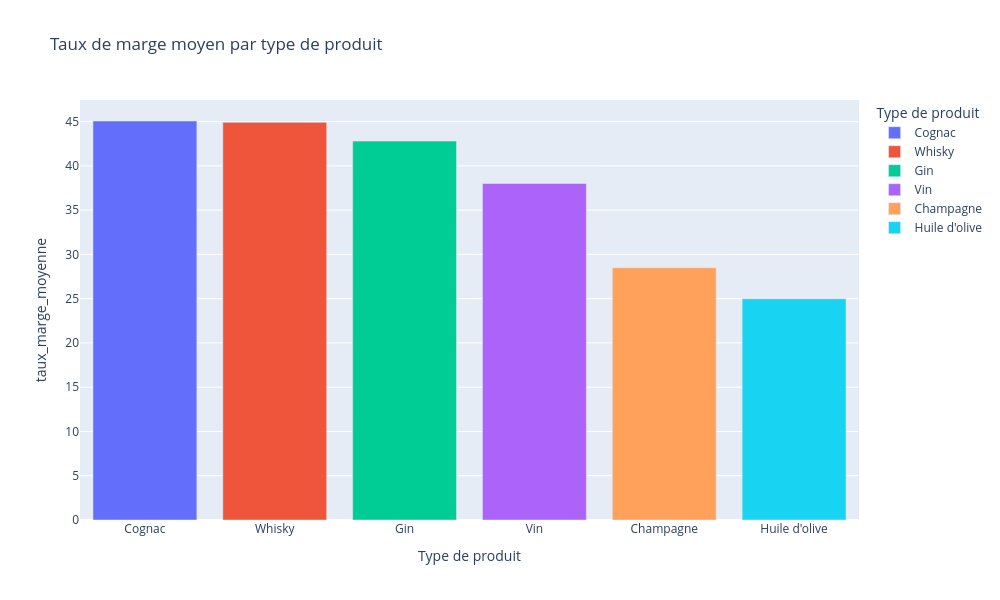

Write notebook code for a chart like this one.
### Code cell
#Affichage dans un graphique du taux de marge par type de produit

fig = px.bar(df_marge_par_type, 
             x='product_type', 
             y='taux_marge_moyenne', 
             color='product_type',
             hover_data=["product_type"],
             width=1000,
             height=500,
             title="Taux de marge moyen par type de produit",
             labels={'marge_moyenne': 'Marge_moyenne', 'product_type': 'Type de produit'})

fig.update_layout(yaxis={'categoryorder':'total ascending'}, 
                 height=600)

fig.show()

### Figure 1 — Plotly figure (JSON) as saved in the notebook; plotly's stock layout.template omitted (floating-point values rounded to 4 significant figures)
{"data": [{"hovertemplate": "Type de produit=%{x}<br>taux_marge_moyenne=%{y}<extra></extra>", "legendgroup": "Cognac", "marker": {"color": "#636efa", "pattern": {"shape": ""}}, "name": "Cognac", "orientation": "v", "showlegend": true, "textposition": "auto", "type": "bar", "x": ["Cognac"], "xaxis": "x", "y": [45.07], "yaxis": "y"}, {"hovertemplate": "Type de produit=%{x}<br>taux_marge_moyenne=%{y}<extra></extra>", "legendgroup": "Whisky", "marker": {"color": "#EF553B", "pattern": {"shape": ""}}, "name": "Whisky", "orientation": "v", "showlegend": true, "textposition": "auto", "type": "bar", "x": ["Whisky"], "xaxis": "x", "y": [44.92], "yaxis": "y"}, {"hovertemplate": "Type de produit=%{x}<br>taux_marge_moyenne=%{y}<extra></extra>", "legendgroup": "Gin", "marker": {"color": "#00cc96", "pattern": {"shape": ""}}, "name": "Gin", "orientation": "v", "showlegend": true, "textposition": "auto", "type": "bar", "x": ["Gin"], "xaxis": "x", "y": [42.8], "yaxis": "y"}, {"hovertemplate": "Type de produit=%{x}<br>taux_marge_moyenne=%{y}<extra></extra>", "legendgroup": "Vin", "marker": {"color": "#ab63fa", "pattern": {"shape": ""}}, "name": "Vin", "orientation": "v", "showlegend": true, "textposition": "auto", "type": "bar", "x": ["Vin"], "xaxis": "x", "y": [38.01], "yaxis": "y"}, {"hovertemplate": "Type de produit=%{x}<br>taux_marge_moyenne=%{y}<extra></extra>", "legendgroup": "Champagne", "marker": {"color": "#FFA15A", "pattern": {"shape": ""}}, "name": "Champagne", "orientation": "v", "showlegend": true, "textposition": "auto", "type": "bar", "x": ["Champagne"], "xaxis": "x", "y": [28.49], "yaxis": "y"}, {"hovertemplate": "Type de produit=%{x}<br>taux_marge_moyenne=%{y}<extra></extra>", "legendgroup": "Huile d'olive", "marker": {"color": "#19d3f3", "pattern": {"shape": ""}}, "name": "Huile d'olive", "orientation": "v", "showlegend": true, "textposition": "auto", "type": "bar", "x": ["Huile d'olive"], "xaxis": "x", "y": [25.0], "yaxis": "y"}], "layout": {"barmode": "relative", "height": 600, "legend": {"title": {"text": "Type de produit"}, "tracegroupgap": 0}, "title": {"text": "Taux de marge moyen par type de produit"}, "width": 1000, "xaxis": {"anchor": "y", "categoryarray": ["Cognac", "Whisky", "Gin", "Vin", "Champagne", "Huile d'olive"], "categoryorder": "array", "domain": [0, 1], "title": {"text": "Type de produit"}}, "yaxis": {"anchor": "x", "categoryorder": "total ascending", "domain": [0, 1], "title": {"text": "taux_marge_moyenne"}}}}
